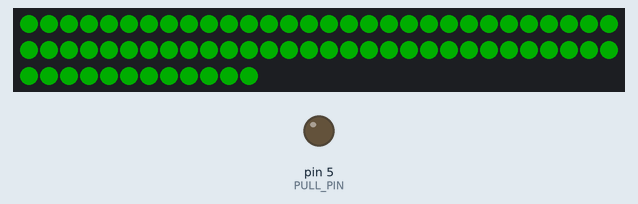
This sketch was run on a simulated Arduino Uno, built with avr-gcc and run on an emulated ATmega328P. On the bench: 72 RGB LEDs in strip order, left to right, continuing on the next row, output pins drawn as LEDs (lit = HIGH). Dim RGB values are drawn brighter than linear; random numbers use the default seed unless the sketch sets one.

Above: at 3.1 s.
At 5.67 s:
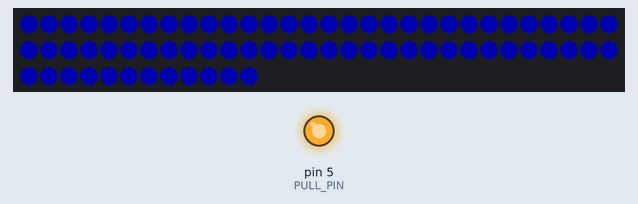
At 20.25 s:
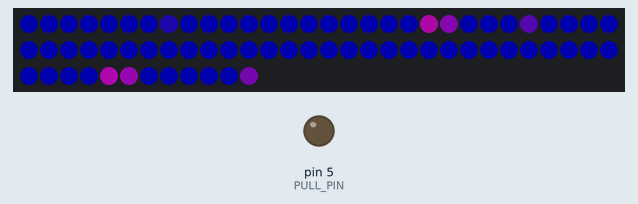
At 35.44 s:
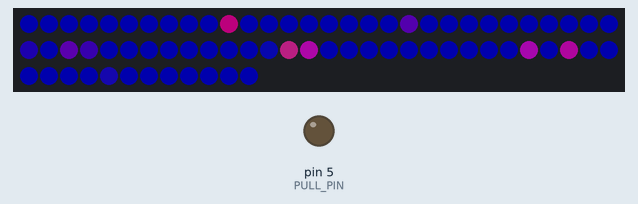
Timing chart, 0 to 37.1 s (numbered marks = the images above):
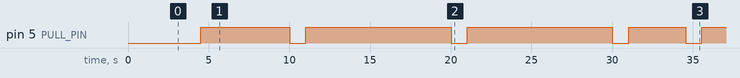

The sketch:

hat.ino
```cpp
#include <Adafruit_NeoPixel.h>

#define LED_PIN     2
#define NUM_LEDS    72
#define PULL_PIN    5

const int frameRate = 30;
bool isLow = false;

Adafruit_NeoPixel strip(NUM_LEDS, LED_PIN, NEO_GRB + NEO_KHZ800);

void pullKey() {
  int pingFreq = 10;
  int now = millis();
  int seconds = now/1000;
  if (!(seconds % pingFreq) && !isLow) {
    // Serial.print("Pull Low");
    // Serial.println();
    digitalWrite(PULL_PIN, LOW);
    isLow = true;
  } else if ((seconds % pingFreq) && isLow) {
    // Serial.print("Pull High");
    // Serial.println();
    digitalWrite(PULL_PIN, HIGH);
    isLow = false;
  }
}

void renderStrip() {
  strip.show();
  clear();
  delay(1000/frameRate);
}

void clear() {
  for (int led = 0; led < NUM_LEDS; led++) {
    strip.setPixelColor(led, 0, 0, 0);
  }
}

void startup() {
  digitalWrite(PULL_PIN, LOW);
  for (int led = 0; led < NUM_LEDS; led++) {
    strip.setPixelColor(led, 0, 50, 0);
  }
  strip.show();
  delay(500);
    for (int led = 0; led < NUM_LEDS; led++) {
    strip.setPixelColor(led, 50, 0, 0);
  }
  strip.show();
  delay(500);
    for (int led = 0; led < NUM_LEDS; led++) {
    strip.setPixelColor(led, 0, 0, 50);
  }
  strip.show();
  delay(500);
  digitalWrite(PULL_PIN, HIGH);
  clear();
  strip.show();
  delay(1000);
}

void setup() {
  pinMode(PULL_PIN, OUTPUT);
  // Serial.begin(9600);

  delay(3000);
  strip.begin();
  startup();
}

int sparks[NUM_LEDS][3];

void loop() {
  pullKey();

  if (random(4) == 1) {
    int sparkId = random(NUM_LEDS);
    sparks[sparkId][0] = 80;
    sparks[sparkId][1] = random(4) * 10;
    sparks[sparkId][2] = 1;
  }

  for (int thisSpark = 0; thisSpark < NUM_LEDS; thisSpark++) {
    if (sparks[thisSpark][2] == 1) {
      if (sparks[thisSpark][1] > 2) {
        sparks[thisSpark][1] -= 2;
      }
      if (sparks[thisSpark][0] > 2) {
        sparks[thisSpark][0] -= 2;
      } else {
        sparks[thisSpark][0] = 0;
        sparks[thisSpark][1] = 0;
        sparks[thisSpark][2] = 0;
      }
    }
    strip.setPixelColor(thisSpark, sparks[thisSpark][0], sparks[thisSpark][1], 50);
  }

  renderStrip();
}
```

Measured:
- by itself, pin 5 (PULL_PIN): HIGH → LOW at 10.0 s, → HIGH 0.99 s later, → LOW 9.0 s later, → HIGH 0.99 s later, … (8 changes in this stretch)
- what the display in image 0 shows lasts 0.5 s, from 3.0 s to 3.5 s
